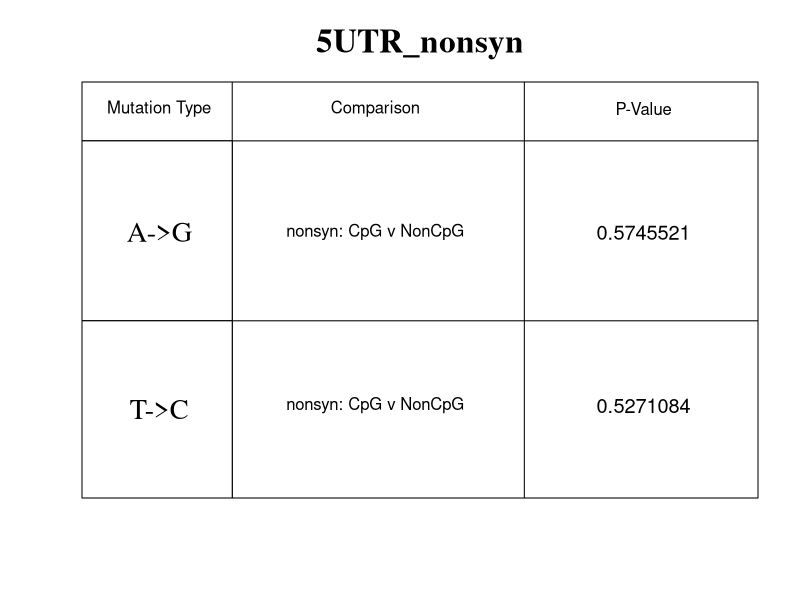
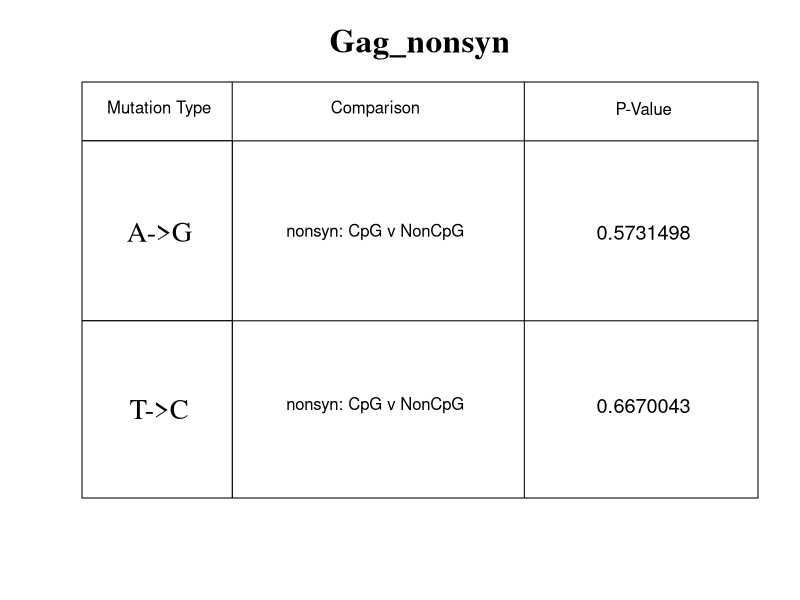
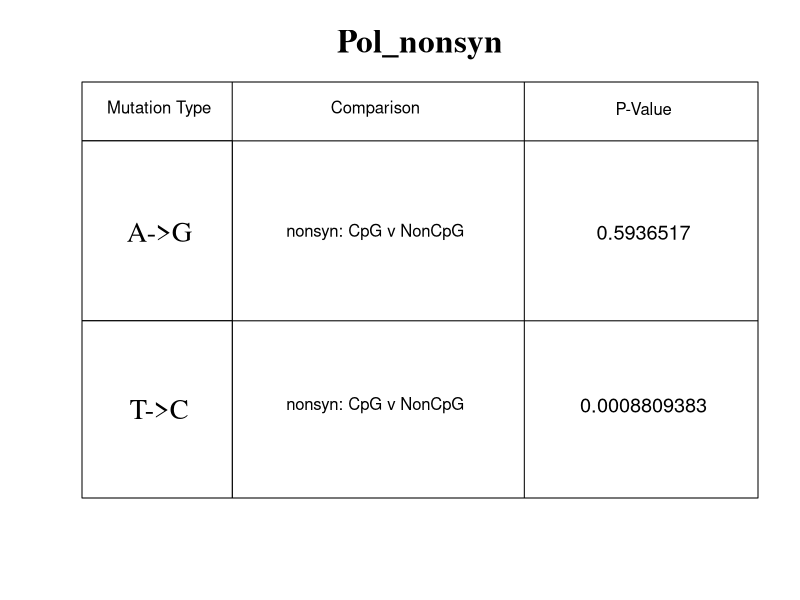
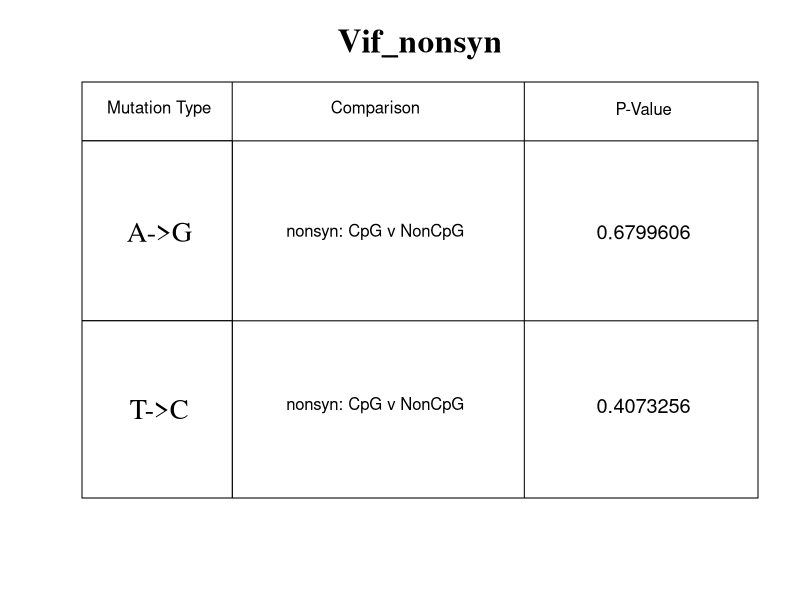
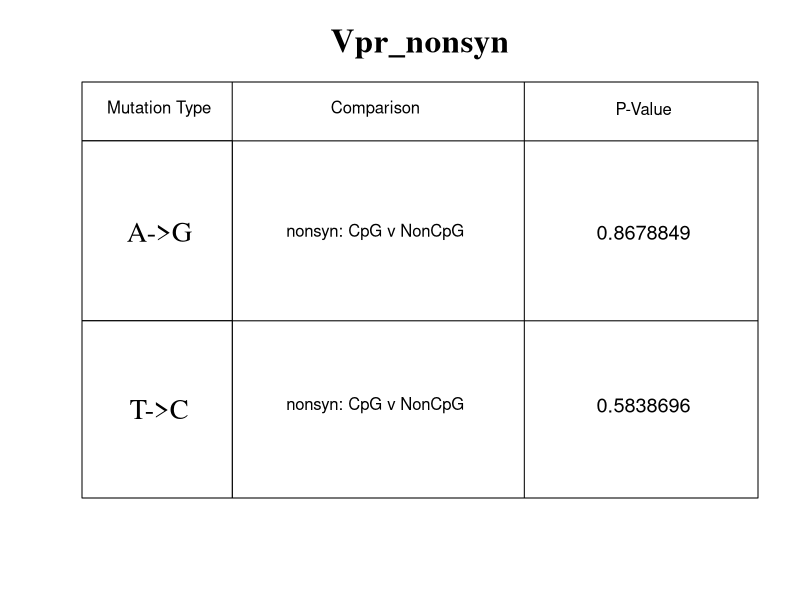
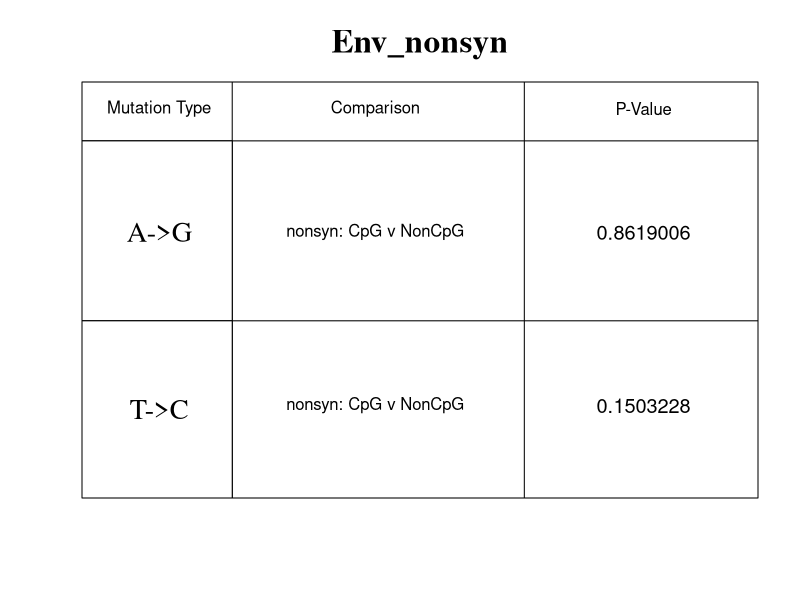
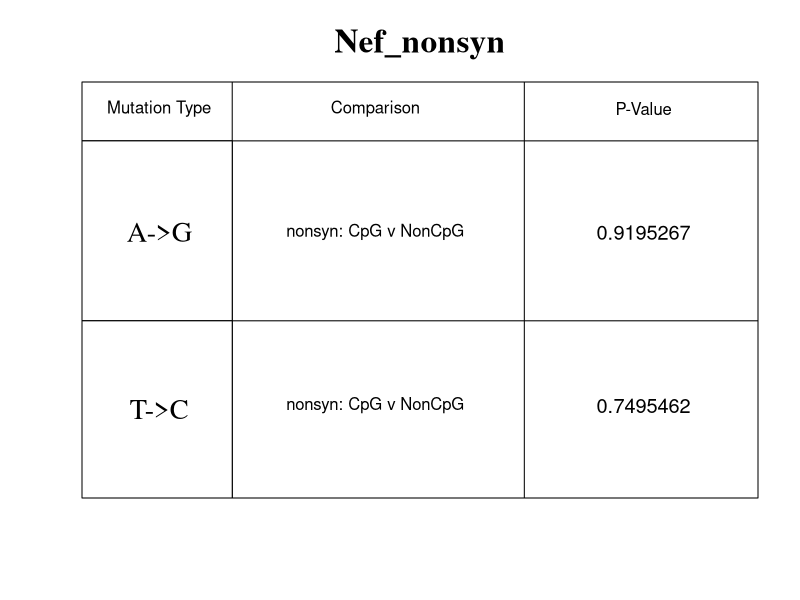

Write R code to recreate these figures, in order.
  library(graphics)
  library(plyr)
  library(dplyr)
  
  OverviewDFZanini<-read.table("Output/OverviewSelCoeffZanini.csv",sep=",",header=TRUE,row.names=1)
  #This function is going to read the data from the csv files 
  fingernotes <-c("5UTR_nonsyn","Gag_nonsyn","Pol_nonsyn","Vif_nonsyn","Vpr_nonsyn","Env_nonsyn","Nef_nonsyn")
  data1<- OverviewDFZanini[1:634,1:10] #5UTR
  data2<- OverviewDFZanini[790:2092,1:10] #Gag
  data3<- OverviewDFZanini[2358:5040,1:10] #pol
  data4<- OverviewDFZanini[5041:5557,1:10] #vif
  data5<- OverviewDFZanini[5559:5850,1:10] #vpr
  data6<- OverviewDFZanini[6225:8795,1:10] #env
  data7<- OverviewDFZanini[8797:9168,1:10] #nef
  
  for (j in 1:7){
  
  pVals = c()
  shrtval = 0
  options(scipen=999)
  #prevents pvalues from becoming scientific notation. 
  
  
  
  array1 = get(paste("data",j,sep = ""))$colMeansTsZanini[get(paste("data",j,sep = ""))$WTnt =="a" & get(paste("data",j,sep = ""))$TypeOfSite == 'nonsyn' & get(paste("data",j,sep = ""))$makesCpG == 1]
  array2 = get(paste("data",j,sep = ""))$colMeansTsZanini[get(paste("data",j,sep = ""))$WTnt =="a" & get(paste("data",j,sep = ""))$TypeOfSite == 'nonsyn' & get(paste("data",j,sep = ""))$makesCpG == 0]
  
  print("For a: Comparing makes CpG with noCpG (nonsyn). Wilcox test greater: red/blue")
  print(wilcox.test(array1, array2, alternative='greater'))
  pVals = c(pVals,format(wilcox.test(array1, array2, alternative='greater')$p.value, nsmall = 6))
  print(pVals)
  
  
  
  
  array5 = get(paste("data",j,sep = ""))$colMeansTsZanini[get(paste("data",j,sep = ""))$WTnt =="t" & get(paste("data",j,sep = ""))$TypeOfSite == 'nonsyn' & get(paste("data",j,sep = ""))$makesCpG == 1]
  print(array5)
  array6 = get(paste("data",j,sep = ""))$colMeansTsZanini[get(paste("data",j,sep = ""))$WTnt =="t" & get(paste("data",j,sep = ""))$TypeOfSite == 'nonsyn' & get(paste("data",j,sep = ""))$makesCpG == 0]
  print(array6)

  
  print("For t: Comparing makes CpG with noCpG (nonsyn). Wilcox test greater: red/blue")
  print(wilcox.test(array5, array6, alternative='greater'))
  pVals = c(pVals,format(wilcox.test(array5, array6, alternative='greater')$p.value, nsmall = 6))
  
  Pvalues= c(pVals)
  #save Pvalues into list
print(Pvalues)


  options(scipen = 999)
  #setwd("output/redeploy/")
  truenamepdf= paste("Output/",fingernotes[j],".pdf",sep="")
  truenamepng= paste("P-values","tables",j, ".png", sep="")
  #print(truenamepdf)
  #prevents pvalues from becoming scientific notation
  options(warn=-1)
  #suppress warnings
  
  #setwd("~/Desktop/Something_Cool-CpG_Sites-/Tables")
  #table construct
  pdf(truenamepdf, width = 7, height= 5)
  #png(truenamepng, width = 6.75, height = 6.75, units = "in", res= 300)
  col1 <- c("A->G", "T->C")
  col2 <- c("nonsyn: CpG v NonCpG")
  ycoor <- c(4*100/5+.7 , 3*100/5 + 5.1, 3*100/5 - 10, 2*100/5 -6.4, 1*100/5-1.3, 100/5-14- 2.9, 100)
  ycoorb <- c(4*100/5+.7 , 3*100/5 + 5.1, 3*100/5 - 10.6, 2*100/5 -6.4, 1*100/5-1.3, 100/5-14- 2.9, 100)
  df = data.frame(col1, col2, Pvalues)
  
  par(xpd=F)
  plot(1, 2, xlim=c(0,100),ylim=c(0,100), col=0, xaxt="n", yaxt="n", xlab="", ylab="")
  title(main = fingernotes[j], family = "Times", adj = 0.5, cex.main= 2)
  abline(v = 100/5)
  abline(v = 2*100/3)
  abline(h = 100-100/7 + 3)
  abline(h = 42)

  
  
  text(x=100/7- 6, y= 5*100/5-3, "Mutation Type")
  text(x=3*100/7, y = 5*100/5-3, "Comparison")
  text(x= 6*100/7, y=5*100/5-3, "P-Value")
  rect(xleft = -4, xright = 100/5, ybottom =42, ytop =100-100/7+3 , col = "white")
  text(x= 100/12, y= 3*100/5+5, "A->G", cex = 1.7, family = "Times")
  rect(xleft = -4, xright = 100/5, ybottom =-4, ytop =42 , col = "white")
  text(x= 100/12, y = 1*100/5 - 1, "T->C", cex = 1.7, family ='Times')
  
  text(x= 3*100/7, y =  3*100/5+5, labels= col2[1])#cpgvsnoncpg

  text(x= 3*100/7, y =  1*100/5, labels= col2[1])#cpgvsnoncpg

    text(x= 6*100/7, y =3*100/5+5, labels = Pvalues[1],cex=1.2)
    text(x= 6*100/7, y =1*100/5, labels = Pvalues[2],cex = 1.2)
    
    
  print("end")
  #dev.copy(pdf, truenamepng)
  dev.off()
}
